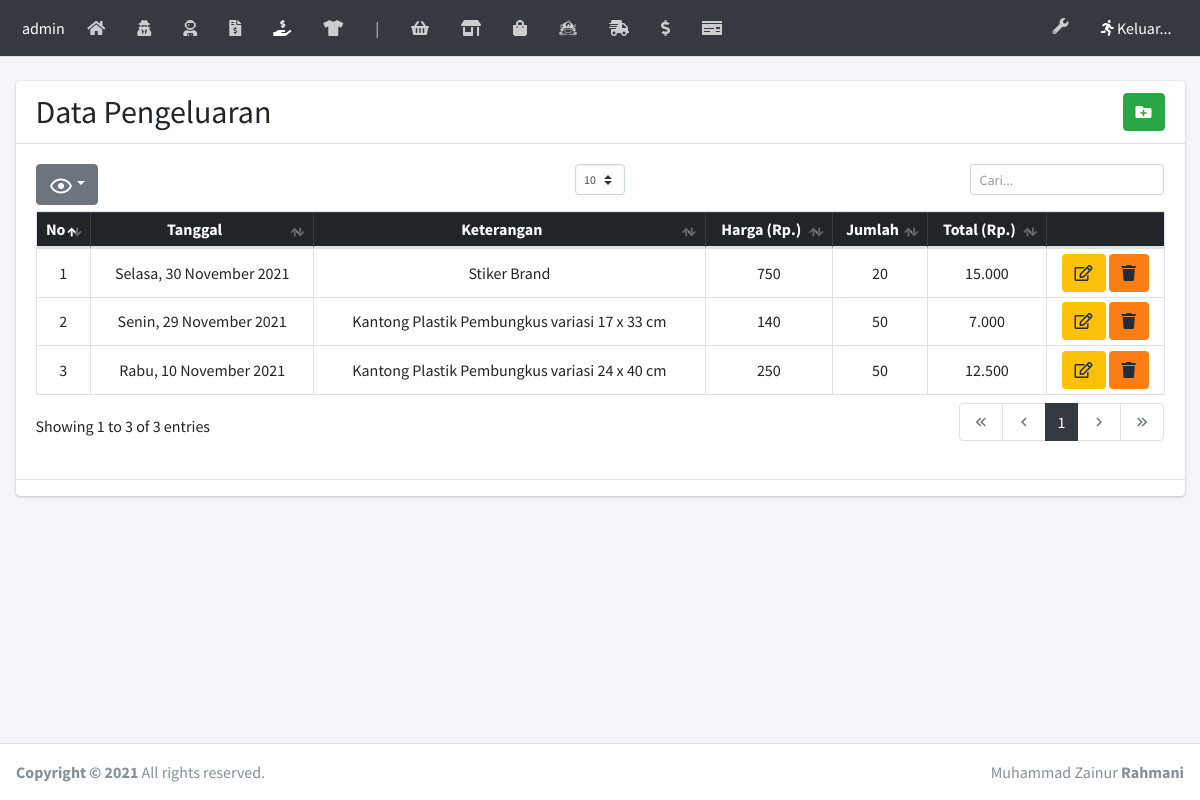
/laman/pengeluaran.php, run on the app's committed database.
### tables this page shows
CREATE TABLE `pengeluaran` (
  `idpengeluaran` int(5) NOT NULL,
  `tgl` date NOT NULL,
  `ket` text NOT NULL,
  `jumlah` int(5) NOT NULL,
  `harga` float NOT NULL,
  `total` double NOT NULL
);

### tgl_indo.php (called while the page is built, shortened)
<?php
    function haribulantahun($tanggalnya, $cetak_hari = false){
        $hari = array(
            1 => 'Senin','Selasa','Rabu','Kamis','Jumat','Sabtu','Minggu'
        );
        $bulan = array(
            1 => 'Januari','Februari','Maret','April','Mei','Juni','Juli','Agustus','September','Oktober','November','Desember'
        );
        $split = explode('-', $tanggalnya);
        $tglkutang = $split[2]. ' '. $bulan[ (int)$split[1] ] . ' '. $split[0];
        if($cetak_hari){
            $num = date('N', strtotime($tanggalnya));
            return $hari[$num] . ', ' . $tglkutang;
        }
        return $tglkutang;
    }
?>

### laman/pengeluaran.php (the view)
<?php require('headernya.php'); error_reporting(0); ?>
  <div class="content-wrapper">
    <br>
    <section class="content">
      <div class="container-fluid">
        <div class="row">
          <div class="col-12">
            <div class="card">
              <div class="card-header">
                <h2 style="display:inline;">Data Pengeluaran</h2>
                <button style="float: right;margin-left: 5px" class="btn btn-success" type="button" data-toggle="tooltip" data-placement="bottom" title="Tambah"><a href="pengeluaran_input.php" class="text-white"><i class="fas fa-folder-plus"></i></a></button>
              </div>
              <div class="card-body">
                <table id="dataTables" class="table table-bordered table-hover table-sm">
                  <thead class="table-dark">
                    <tr class="text-center">
                        <th>No</th>
                        <th>Tanggal</th>
                        <th>Keterangan</th>
                        <th>Harga (Rp.)</th>
                        <th>Jumlah</th>
                        <th>Total (Rp.)</th>
                        <th class="hide"></th>
                    </tr>
                  </thead>
                  <tbody>
                    <?php
                      $no = 1;
                      $query = mysqli_query($kon, "SELECT * FROM pengeluaran ORDER BY tgl DESC");
                      while($data = mysqli_fetch_array($query)){
                        ?>
                          <tr class="text-center">
                          <td><?= $no++ ?></td>
                          <td><?= haribulantahun($data['tgl'],true)?></td>
                          <td><?= $data['ket'] ?></td>
                          <td><?= number_format($data['harga'],0,',','.') ?> </td>
                          <td><?= $data['jumlah'] ?></td>
                          <td><?= number_format($data['total'],0,',','.') ?> </td>
                          <td>
                            <button class="btn bg-warning" type="button"><a href="pengeluaran_edit.php?idpengeluaran=<?= $data['idpengeluaran'] ?>" class="text-white"><i class="far fa-edit"></i></a></button>
                            <button class="btn bg-orange" onclick="yakin = confirm('Apakah Kamu yakin ingin Menghapus?'); if(yakin){ window.location = 'hapus.php?idpengeluaran=<?= $data['idpengeluaran'] ?>';
                              }" type="button"><i class="fas fa-trash"></i></button>
                          </td>
                        <?php
                      }
                    ?>
                  </tbody>
                </table>
              </div>
              <hr>
            </div>
          </div>
        </div>
      </div>
    </section>
  </div>
<?php require('footernya.php') ?>

### data on the page
pengeluaran: tgl "Selasa, 30 November 2021", ket "Stiker Brand", harga "750", jumlah "20", total "15.000"
pengeluaran: tgl "Senin, 29 November 2021", ket "Kantong Plastik Pembungkus variasi 17 x 33 cm", harga "140", jumlah "50", total "7.000"
pengeluaran: tgl "Rabu, 10 November 2021", ket "Kantong Plastik Pembungkus variasi 24 x 40 cm", harga "250", jumlah "50", total "12.500"
